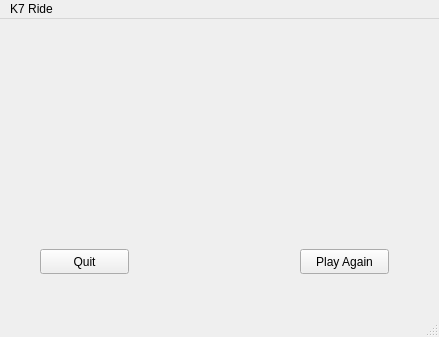
<?xml version="1.0" encoding="UTF-8"?>
<ui version="4.0">
 <class>MainWindow</class>
 <widget class="QMainWindow" name="MainWindow">
  <property name="geometry">
   <rect>
    <x>0</x>
    <y>0</y>
    <width>439</width>
    <height>337</height>
   </rect>
  </property>
  <property name="windowTitle">
   <string>MainWindow</string>
  </property>
  <widget class="QWidget" name="centralwidget">
   <widget class="QPushButton" name="pushButton">
    <property name="geometry">
     <rect>
      <x>300</x>
      <y>230</y>
      <width>89</width>
      <height>25</height>
     </rect>
    </property>
    <property name="text">
     <string>Play Again</string>
    </property>
   </widget>
   <widget class="QPushButton" name="pushButton_2">
    <property name="geometry">
     <rect>
      <x>40</x>
      <y>230</y>
      <width>89</width>
      <height>25</height>
     </rect>
    </property>
    <property name="text">
     <string>Quit</string>
    </property>
   </widget>
  </widget>
  <widget class="QMenuBar" name="menubar">
   <property name="geometry">
    <rect>
     <x>0</x>
     <y>0</y>
     <width>439</width>
     <height>22</height>
    </rect>
   </property>
   <widget class="QMenu" name="menuK7_Ride">
    <property name="title">
     <string>K7 Ride</string>
    </property>
   </widget>
   <addaction name="menuK7_Ride"/>
  </widget>
  <widget class="QStatusBar" name="statusbar"/>
 </widget>
 <resources/>
 <connections/>
</ui>
